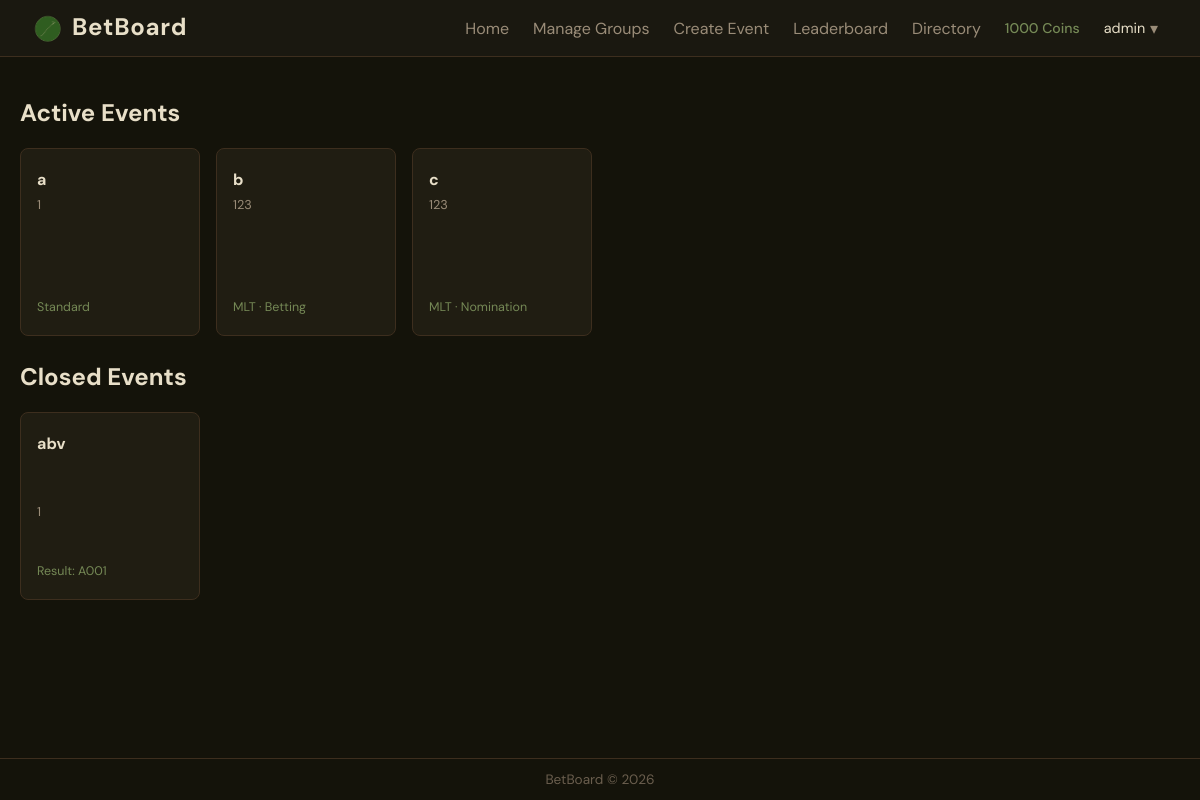
Screenshot of / (signed in) with the database file from the repository.
### models.py (models this page shows)
class User(db.Model):
    __tablename__ = "users"
    id = db.Column(db.Integer, primary_key = True)
    username = db.Column(db.String(50), unique = True, nullable = False)
    password_hash = db.Column(db.String(50), nullable = False)
    coins = db.Column(db.Integer, default = 1000)
    created_at = db.Column(db.DateTime, default = datetime.utcnow)
    is_admin = db.Column(db.Boolean, default = False)
    roll_number = db.Column(db.String(20), unique = True, nullable = False)

class Event(db.Model):
    __tablename__ = "events"
    id = db.Column(db.Integer, primary_key = True)
    title = db.Column(db.String(200))
    description = db.Column(db.Text)
    prev_yes_odds = db.Column(db.Float, default = 0)
    prev_no_odds = db.Column(db.Float, default = 0)
    created_at = db.Column(db.DateTime, default = datetime.utcnow)
    event_type = db.Column(db.String(20), default="standard")
    phase = db.Column(db.String(20), nullable=True)
    status = db.Column(db.String(20), default="open")
    result = db.Column(db.String(20), nullable=True)

### routes/betting.py (the view)
@betting_bp.route("/")
def dashboard():
    if "user_id" not in session:
        return redirect(url_for("auth.login"))
    user = db.session.get(User, session["user_id"])
    if user is None:
        session.clear()
        return redirect(url_for("auth.login"))
    events = Event.query.all()
    event_data = []
    for event in events:
        bets = Bet.query.filter_by(event_id=event.id).all()
        user_bet = Bet.query.filter_by(event_id = event.id, user_id = user.id).first()
        if event.event_type == 'most_likely_to':
            nominees = Nominee.query.filter_by(event_id = event.id).all()
            total_pool = sum(b.amount for b in bets)
            nominee_data = []
            for n in nominees:
                pool = sum(b.amount for b in bets if b.side == n.roll_number)
                odds = round(total_pool/pool,2) if pool>0 else None
                nominee_data.append({
                    "roll_number": n.roll_number,
                    "pool": pool,
                    "odds": odds
                })
            user_nomination = None
            if event.phase == "nomination":
                user_nomination = Nomination.query.filter_by(
                    event_id = event.id,
                    nominator_id = user.id
                ).first()
            event_data.append({
            "event": event,
            "nominees": nominee_data,
            "user_bet": user_bet,
            "user_nomination": user_nomination,
            "yes_pool": 0, "no_pool": 0,
            "yes_prob": 0, "no_prob": 0,
            "yes_odds": 0, "no_odds": 0,
            "yes_direction": "same", "no_direction": "same"
        })
        else:
            yes_pool = sum(b.amount for b in bets if b.side == "YES")
            no_pool = sum(b.amount for b in bets if b.side == "NO")
            total = yes_pool + no_pool
            if total > 0:
                yes_prob = round((yes_pool / total) * 100, 1)
                no_prob = round((no_pool / total) * 100, 1)
            else:
                yes_prob = 50
                no_prob = 50
            yes_odds = round(total / yes_pool, 2) if yes_pool > 0 else 2.0
            no_odds = round(total / no_pool, 2) if no_pool > 0 else 2.0
            yes_direction = "same"
            no_direction = "same"
            if event.prev_yes_odds:
                if yes_odds > event.prev_yes_odds:
                    yes_direction = "up"
                elif yes_odds < event.prev_yes_odds:
                    yes_direction = "down"
            if event.prev_no_odds:
                if no_odds > event.prev_no_odds:
                    no_direction = "up"
                elif no_odds < event.prev_no_odds:
                    no_direction = "down"
            event_data.append({
                "event": event,
                "yes_pool": yes_pool,
                "no_pool": no_pool,
                "yes_prob": yes_prob,
                "no_prob": no_prob,
                "yes_odds": yes_odds,
                "no_odds": no_odds,
                "yes_direction": yes_direction,
                "no_direction": no_direction,
                "user_bet": user_bet,
                "nominees": [],
                "user_nomination": None
            })
    return render_template(
        "dashboard.html",
        event_data=event_data,
        current_user=user,
        students=load_students()
    )

### app.py (called while the page is built)
@app.context_processor
def inject_session_flags():
    return {'new_login': session.pop('new_login', False)}

### routes/auth.py (called while the page is built)
def load_students():
    path=os.path.join(os.path.dirname(os.path.abspath(__file__)), '..', 'students.csv')
    students = []
    try:
        with open(path, newline='', encoding='utf-8-sig') as f:
            for row in csv.DictReader(f):
                students.append({
                    'name': row['name'].strip(),
                    'roll_number': row['roll_number'].strip().upper()
                })
    except FileNotFoundError:
        pass
    return students

### templates/dashboard.html (shortened to what this page needs)
{% extends "base.html" %}
{% block content %}
<h2>Active Events</h2>
<div class="events-container">
    <div class="events-grid">
        {% set ns = namespace(found=false) %}
        {% for data in event_data %}
        {% set event = data.event %}
        {% if event.status == "open" %}
        {% set ns.found = true %}
        {% if event.event_type == "most_likely_to" %}
            {% set meta = "MLT · " + (event.phase | capitalize) %}
        {% else %}
            {% set meta = "Standard" %}
        {% endif %}
        {% set user_bet_side = data.user_bet.side if data.user_bet else "" %}
        {% set user_bet_amount = data.user_bet.amount if data.user_bet else "" %}
        {% set user_bet_odds = data.user_bet.odds_at_time if data.user_bet else "" %}
        {% set user_nom = data.user_nomination.roll_number if data.user_nomination else "" %}
        <div class="event-card"
            data-id="{{ event.id }}"
            data-title="{{ event.title }}"
            data-desc="{{ event.description }}"
            data-type="{{ event.event_type }}"
            data-phase="{{ event.phase or '' }}"
            data-meta="{{ meta }}"
            data-user-bet-side="{{ user_bet_side }}"
            data-user-bet-amount="{{ user_bet_amount }}"
            data-user-bet-odds="{{ user_bet_odds }}"
            data-user-nom="{{ user_nom }}"
            data-yes-pool="{{ data.yes_pool }}"
            data-no-pool="{{ data.no_pool }}"
            data-yes-odds="{{ data.yes_odds }}"
            data-no-odds="{{ data.no_odds }}"
            data-yes-prob="{{ data.yes_prob }}"
            data-no-prob="{{ data.no_prob }}"
            data-is-admin="{{ 'true' if current_user.is_admin else 'false' }}"
            onclick="openModal(this)">
            <div>
                <h3>{{ event.title }}</h3>
                <p style="font-size:0.8rem; color:#9a8c78; margin:6px 0 0; overflow:hidden; display:-webkit-box; -webkit-line-clamp:3; -webkit-box-orient:vertical;">{{ event.description }}</p>
            </div>
            <span class="card-meta">{{ meta }}</span>
        </div>
        {% endif %}
        {% endfor %}
    </div>
</div>
<h2>Closed Events</h2>
<div class="events-container">
    <div class="events-grid">
        {% set ns2 = namespace(found=false) %}
        {% for data in event_data %}
        {% set event = data.event %}
        {% if event.status == "resolved" %}
        {% set ns2.found = true %}
        <div class="event-card"
            data-title="{{ event.title }}"
            data-desc="{{ event.description }}"
            data-result="{{ event.result }}"
            data-status="resolved"
            onclick="openModal(this)">
            <h3>{{ event.title }}</h3>
            <p style="font-size:0.8rem; color:#9a8c78; margin:6px 0 0; overflow:hidden; display:-webkit-box; -webkit-line-clamp:3; -webkit-box-orient:vertical;">{{ event.description }}</p>
            <span class="card-meta">Result: {{ event.result }}</span>
        </div>
        {% endif %}
        {% endfor %}
    </div>
</div>
{% endblock %}

### templates/base.html (shortened to what this page needs)
<!DOCTYPE html>
<html>
<head>
    <link rel="stylesheet" href="{{url_for('static', filename='css/style.css')}}">
</head>
<body>
    <nav class="navbar">
        <a href="{{ url_for('betting.dashboard') }}" class="nav-brand">
            <img src="{{ url_for('static', filename='transparent-image.png') }}" alt="BetBoard" style="height:32px; vertical-align:middle; margin-right:8px;">BetBoard
        </a>
        {%if session.get('user_id')%}
        <div class="nav-right">
            <a href="{{ url_for('betting.dashboard') }}" class="nav-link">Home</a>
            {%if current_user.is_admin%}
                    <a href="{{url_for('admin.admin_groups')}}" class="nav-link">Manage Groups</a>
                    <a href="{{url_for('admin.create_event')}}" class="nav-link">Create Event</a>
            {%else%}
            <a href="{{ url_for('groups.groups') }}" class="nav-link">Groups</a>
             {%endif%}
            <a href="{{ url_for('betting.leaderboard') }}" class="nav-link">Leaderboard</a>
            <a href="{{ url_for('auth.directory') }}" class="nav-link">Directory</a>
            <span class="nav-coins">{{ current_user.coins }} Coins </span>
            <div class="nav-profile-wrapper">
                <button class="nav-profile-btn" onclick="toggleProfileDropdown()">
                    {{ current_user.username }}
                    <span class="nav-caret">▾</span>
                </button>
            </div>
        </div>
        {%endif%}
    </nav>
    <div class="container">
        {% block content %}{% endblock %}
    </div>
    <footer class="site-footer">
        BetBoard &copy; 2026
    </footer>
</body>
</html>

### static/css/style.css (style rules this page uses)
body { font-family: 'DM Sans', Arial, sans-serif; background: #14130a; color: #e8dfc8; margin: 0; display: flex; flex-direction: column; min-height: 100vh; }
a { color: #758956; }
.navbar { display: flex; align-items: center; justify-content: space-between; padding: 0 2rem; height: 56px; background: #1a1810; border-bottom: 1px solid #3d2e1e; position: sticky; top: 0; z-index: 100; }
.nav-brand { font-size: 1.5rem; font-weight: 700; color: #e8dfc8; text-decoration: none; letter-spacing: 0.03em; }
.nav-link { color: #9a8c78; text-decoration: none; font-size: 1.0rem; transition: color 0.2s; }
.nav-right { font-size: 1rem; display: flex; align-items: center; gap: 1.5rem; }
.nav-coins { font-size: 0.88rem; color: #758956; font-weight: 500; }
.nav-profile-wrapper { position: relative; }
.nav-profile-btn { background: none; border: none; color: #e8dfc8; font-size: 0.9rem; cursor: pointer; display: flex; align-items: center; gap: 0.3rem; padding: 0; font-family: 'DM Sans', Arial, sans-serif; }
.nav-caret { font-size: 1rem; color: #9a8c78; }
.container { padding: 20px; flex: 1; }
.events-container { margin-bottom: 25px; }
.events-grid { display: grid; grid-template-columns: repeat(auto-fill, minmax(180px, 1fr)); gap: 16px; margin-top: 12px; }
.event-card { background: #201d12; border: 1px solid #3d2e1e; border-radius: 8px; padding: 20px 16px; cursor: pointer; display: flex; flex-direction: column; justify-content: space-between; transition: border-color 0.2s, transform 0.15s; }
.events-grid .event-card { aspect-ratio: 1 / 1; }
.event-card h3 { margin: 0; color: #e8dfc8; font-size: 1rem; }
.event-card p { color: #9a8c78; margin: 4px 0; }
.card-meta { font-size: 0.78rem; color: #758956; }
button { padding: 8px 15px; margin-right: 10px; cursor: pointer; border: none; border-radius: 5px; background: #2e2818; color: #e8dfc8; font-size: 0.9rem; font-family: 'DM Sans', Arial, sans-serif; transition: background 0.2s; }
.site-footer { text-align: center; padding: 12px; border-top: 1px solid #3d2e1e; color: #6a5e4e; font-size: 0.85rem }

### rows the page displays
User: coins "1000", username "admin"
Event: title "a", description "1"
Event: title "b", description "123"
Event: title "c", description "123"
Event: title "abv", description "1", result "A001"

### other values shown
{{ meta }} "Standard" "MLT · Betting" "MLT · Nomination"
